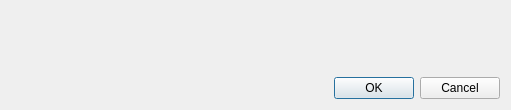
<?xml version="1.0" encoding="UTF-8"?>
<ui version="4.0">
 <class>Qonvince::PasswordDialogue</class>
 <widget class="QDialog" name="Qonvince::PasswordDialogue">
  <property name="geometry">
   <rect>
    <x>0</x>
    <y>0</y>
    <width>511</width>
    <height>110</height>
   </rect>
  </property>
  <property name="minimumSize">
   <size>
    <width>400</width>
    <height>0</height>
   </size>
  </property>
  <property name="windowTitle">
   <string>Enter password</string>
  </property>
  <layout class="QVBoxLayout" name="verticalLayout" stretch="1,0,5,0">
   <item>
    <widget class="QLabel" name="message">
     <property name="text">
      <string/>
     </property>
     <property name="wordWrap">
      <bool>true</bool>
     </property>
    </widget>
   </item>
   <item>
    <widget class="Qonvince::PasswordWidget" name="passwordWidget" native="true"/>
   </item>
   <item>
    <spacer name="verticalSpacer">
     <property name="orientation">
      <enum>Qt::Vertical</enum>
     </property>
     <property name="sizeHint" stdset="0">
      <size>
       <width>20</width>
       <height>0</height>
      </size>
     </property>
    </spacer>
   </item>
   <item>
    <widget class="QDialogButtonBox" name="controlBox">
     <property name="orientation">
      <enum>Qt::Horizontal</enum>
     </property>
     <property name="standardButtons">
      <set>QDialogButtonBox::Cancel|QDialogButtonBox::Ok</set>
     </property>
    </widget>
   </item>
  </layout>
 </widget>
 <customwidgets>
  <customwidget>
   <class>Qonvince::PasswordWidget</class>
   <extends>QWidget</extends>
   <header>src/passwordwidget.h</header>
   <container>1</container>
  </customwidget>
 </customwidgets>
 <resources/>
 <connections>
  <connection>
   <sender>controlBox</sender>
   <signal>accepted()</signal>
   <receiver>Qonvince::PasswordDialogue</receiver>
   <slot>accept()</slot>
   <hints>
    <hint type="sourcelabel">
     <x>248</x>
     <y>254</y>
    </hint>
    <hint type="destinationlabel">
     <x>157</x>
     <y>274</y>
    </hint>
   </hints>
  </connection>
  <connection>
   <sender>controlBox</sender>
   <signal>rejected()</signal>
   <receiver>Qonvince::PasswordDialogue</receiver>
   <slot>reject()</slot>
   <hints>
    <hint type="sourcelabel">
     <x>316</x>
     <y>260</y>
    </hint>
    <hint type="destinationlabel">
     <x>286</x>
     <y>274</y>
    </hint>
   </hints>
  </connection>
 </connections>
 <slots>
  <signal>passwordChanged(QString)</signal>
  <slot>setPassword(QString)</slot>
 </slots>
</ui>
